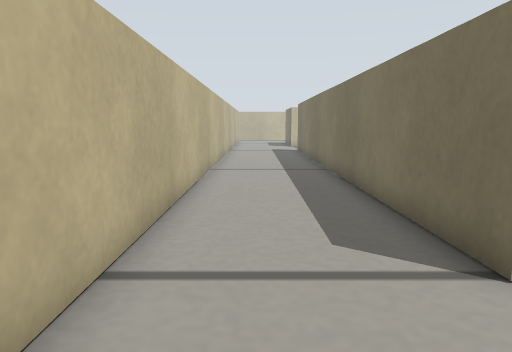
view 1 (above)

21 first-person views from a walk through a robot-simulator world made for Gazebo. The camera is 0.17 m above the floor, tilts 8° down and sees 70° across. The floor is counted in squares, 0.1 m on a side. Each view is taken from the middle of a square. On the plan, view 1 faces up. The plan holds only what a view shows up to about 17 squares ahead; the rest is blank. The place goes on beyond the plan.

view 2
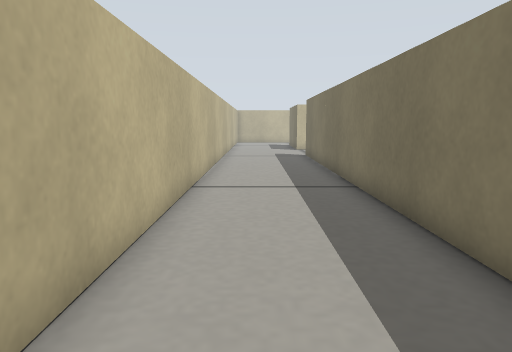

view 3
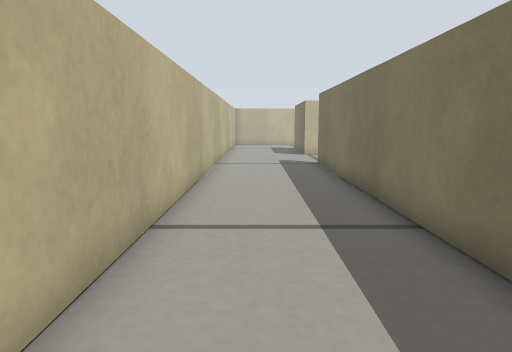

view 4
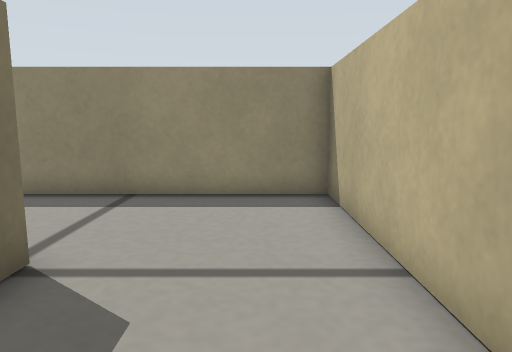

view 5
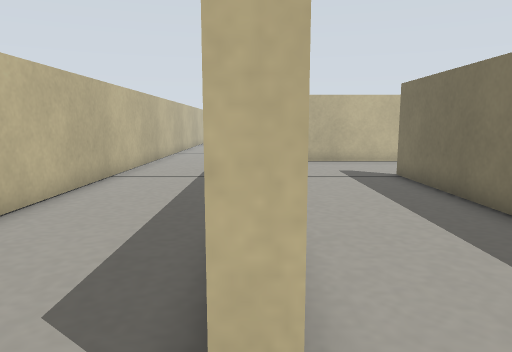

view 6
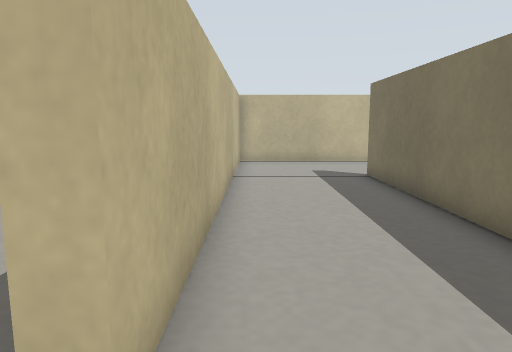

view 7
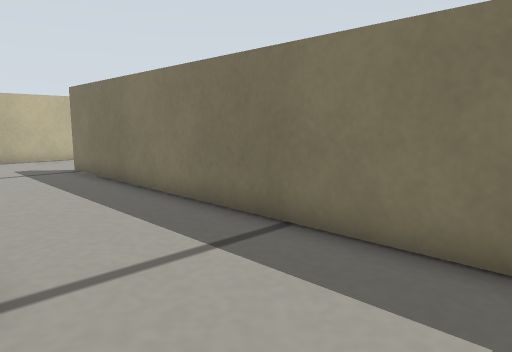

view 8
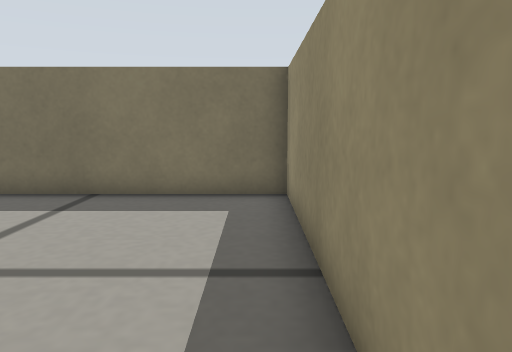

view 9
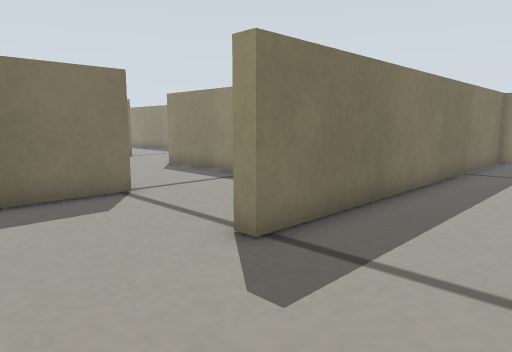

view 10
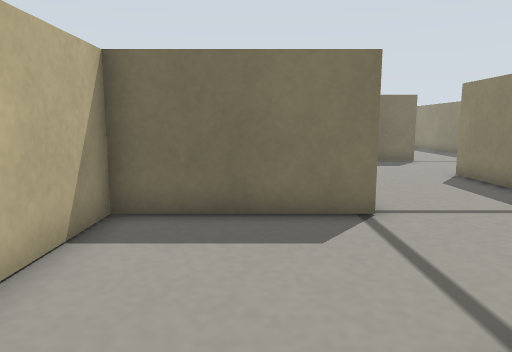

view 11
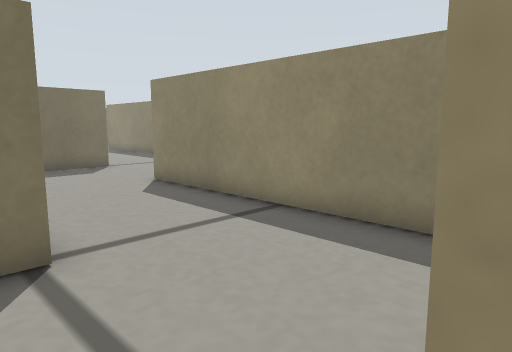

view 12
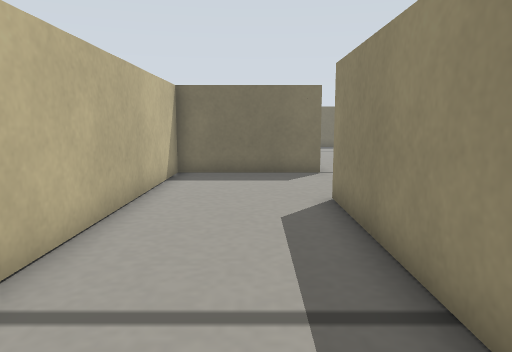

view 13
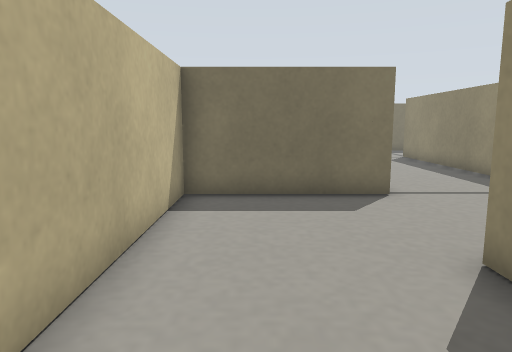

view 14
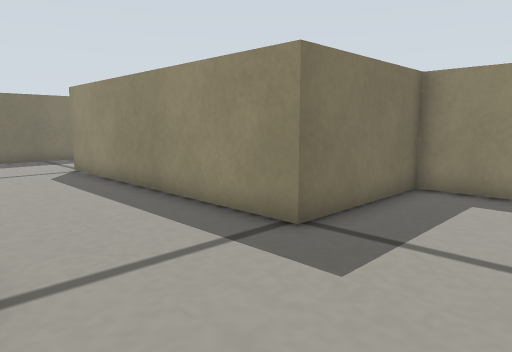

view 15
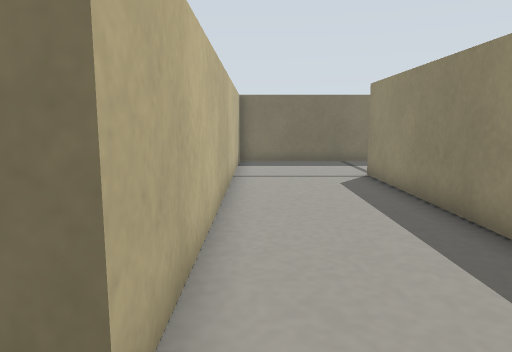

view 16
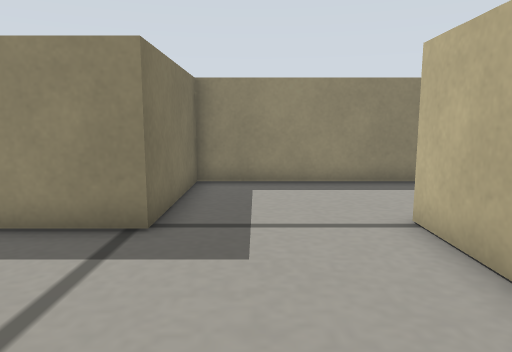

view 17
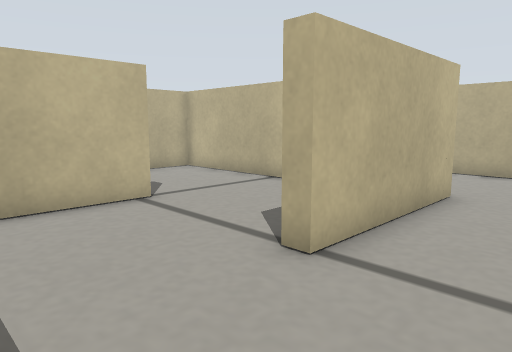

view 18
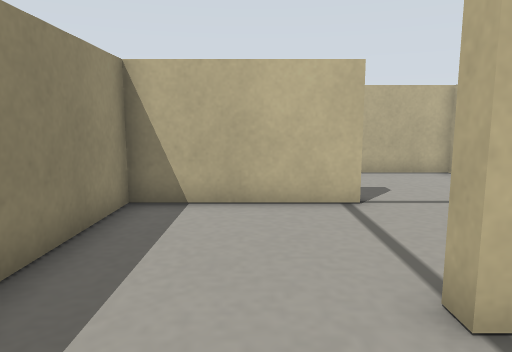

view 19
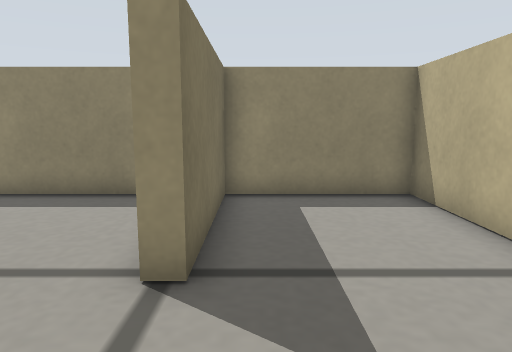

view 20
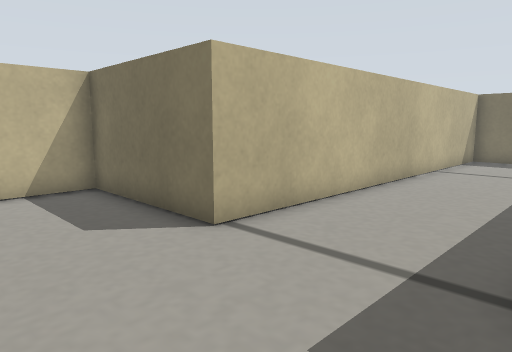

view 21
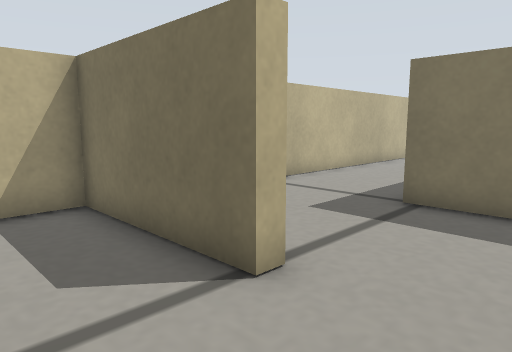

### Floor plan
Ten units are one square. View 1 is at (0, 0); x grows to the right and y downward. Boxes are objects, and circles mark ways between rooms. Rooms are numbered by the first view taken in them; rooms with no view inside come last. Other rooms are left out.
<svg viewBox="-22 -250 405 263">
<path fill="none" stroke="#000" d="M33 -38 28 -38 28 -242M-17 -245 -17 8 35 8M85 -187 33 -187 33 -38M35 8 78 8 78 -142 82 -142M99 -92 183 -92M227 -87 227 -137 136 -137M227 -42 332 -42M183 -92 183 -38M378 -27 378 -87 227 -87M185 8 227 8 227 -42M82 -29 82 8 127 8 127 -42 133 -42M135 -87 82 -87 82 -56M183 -38 178 -38M133 -42 133 8 185 8M127 -136 127 -187 85 -187M178 -38 178 -87 162 -87"/>
<circle cx="30" cy="-15" r="3" fill="#2a7"/>
<circle cx="80" cy="-165" r="3" fill="#2a7"/>
<circle cx="205" cy="-90" r="3" fill="#2a7"/>
<circle cx="105" cy="-140" r="3" fill="#2a7"/>
<circle cx="205" cy="-40" r="3" fill="#2a7"/>
<circle cx="180" cy="-15" r="3" fill="#2a7"/>
<circle cx="130" cy="-65" r="3" fill="#2a7"/>
<circle cx="155" cy="-40" r="3" fill="#2a7"/>
<text x="10" y="-120">1</text>
<text x="60" y="-90">2</text>
<text x="160" y="-110">3</text>
<text x="280" y="-60">4</text>
<text x="200" y="-20">5</text>
<text x="110" y="-40">6</text>
<text x="160" y="-20">7</text>
<text x="100" y="-160">8</text>
<text x="150" y="-60">9</text>
</svg>
Room 1 opens to room 2. Room 2 opens to room 8. Room 3 opens to room 4. Room 3 opens to room 8. Room 4 opens to room 5. Room 5 opens to room 7. Room 6 opens to room 9. Room 7 opens to room 9.

Where each view was taken, in squares from view 1:
view 1: 0 up, 0 right, facing up
view 2: 4 up, 0 right, facing up
view 3: 8 up, 0 right, facing up
view 4: 8 up, 0 right, facing down
view 5: 2 up, 3 right, facing up
view 6: 2 up, 4 right, facing up
view 7: 0 up, 3 right, facing up-right
view 8: 0 up, 1 left, facing right
view 9: 18 up, 4 right, facing down-right
view 10: 16 up, 6 right, facing right
view 11: 15 up, 8 right, facing down-right
view 12: 11 up, 10 right, facing right
view 13: 12 up, 14 right, facing right
view 14: 9 up, 19 right, facing down-right
view 15: 8 up, 21 right, facing right
view 16: 10 up, 21 right, facing down
view 17: 0 up, 21 right, facing up-left
view 18: 2 up, 21 right, facing left
view 19: 8 up, 12 right, facing down
view 20: 4 up, 19 right, facing up-right
view 21: 1 up, 15 right, facing up-right
